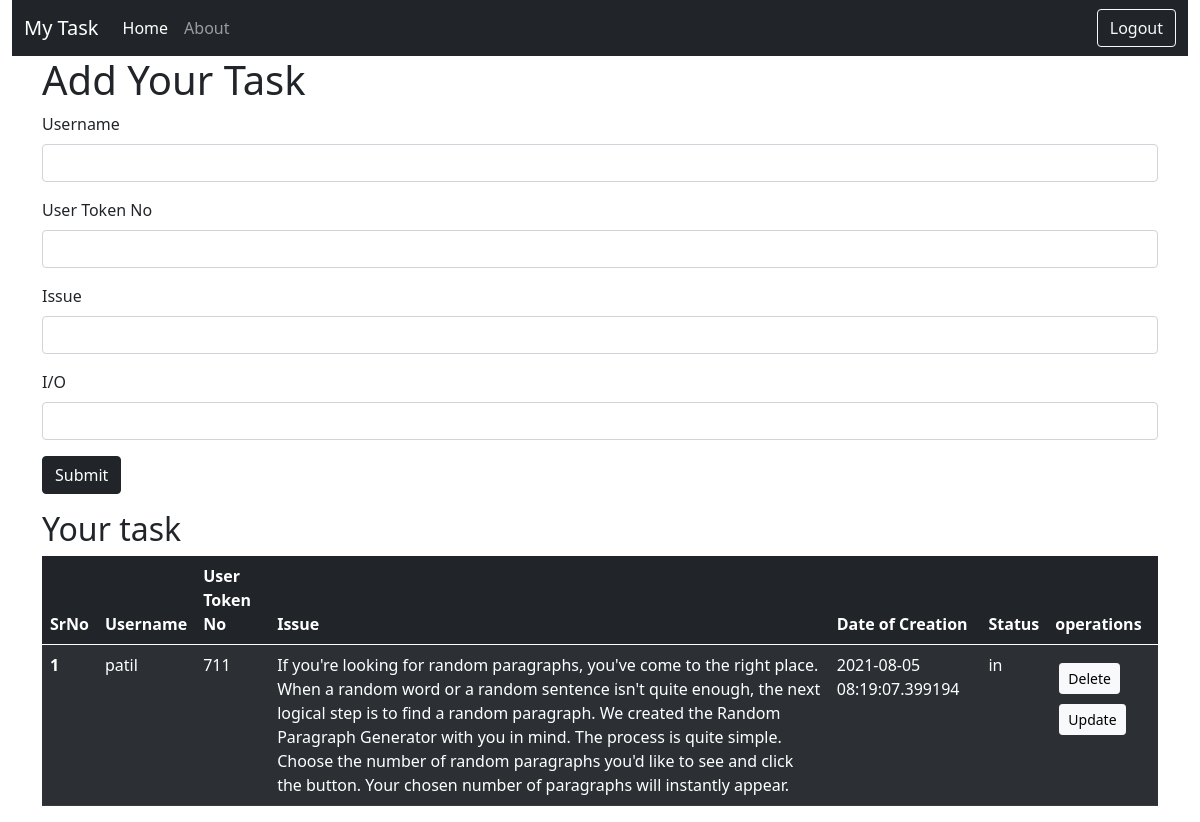
/render_name (signed in), run on the app's committed database.
### app.py (models this page shows, shortened)
class Todo(db.Model):
    sno = db.Column(db.Integer, primary_key=True)
    username = db.Column(db.String, nullable=False)
    user_t_no = db.Column(db.Integer, nullable=False)
    Issue = db.Column(db.String(500), nullable=False)
    date_created = db.Column(db.DateTime, default=datetime.utcnow)
    i_o = db.Column(db.String(10), nullable=False)

### app.py (the view, shortened to what this page needs)
@app.route('/render_name', methods=['GET', 'POST'])
def hello_home():
    if 'username' in session:
        allTodo = Todo.query.all()
        isAdmin = False
        if session['username'] == 'admin':
            isAdmin = True
        return render_template('index.html', allTodo=allTodo, isadmin=isAdmin)
    else:
        return redirect('/')

### templates/index.html (shortened to what this page needs)
      {%extends 'base.html' %}
      {% block body %}
    <div class="container">
      <h1>Add Your Task</h1>
        <form action="/render_name" method="POST">
            <div class="mb-3">
              <label for="desc" class="form-label">Username</label>
              <input type="text" class="form-control" name="user1" id="user1">
            </div>
            <div class="mb-3">
              <label for="desc" class="form-label">User Token No</label>
              <input type="number" class="form-control" name="to" id="to">
            </div>
            <div class="mb-3">
              <label for="desc" class="form-label">Issue</label>
              <input type="text" class="form-control" name="desc" id="desc">
            </div>
            <div class="mb-3">
              <label for="desc" class="form-label">I/O</label>
              <input type="text" class="form-control" name="i_o" id="i_o">
            </div>
            <button type="submit" class="btn btn-dark">Submit</button>
          </form>
    </div>
    </div>
      <div class="container my-3">
        <h2>Your task</h2>
              {% if allTodo|length==0 %}
              <div class="alert alert-dark" role="alert">
                No records
              </div>
              {% else %}
              <table class="table table-dark table-striped">
                <thead>
                  <tr>
                    <th scope="col">SrNo</th>
                    <th scope="col">Username</th>
                    <th scope="col">User Token No</th>
                    <th scope="col">Issue</th>
                    <th scope="col">Date of Creation</th>
                    <th scope="col">Status</th>
                    <th scope="col">operations</th>
                  </tr>
                </thead>
                <tbody>
                {% for todo in allTodo %}
                <tr>
                    <th scope="row">{{loop.index}}</th>
                    <td>{{todo.username}}</td>
                    <td>{{todo.user_t_no}}</td>
                    <td>{{todo.Issue}}</td>
                    <td>{{todo.date_created}}</td>
                    <td>{{todo.i_o}}</td>
                    <td>
                      {% if isadmin == True %}
                      <a href="/delete/{{todo.sno}}" type="button" class="btn btn-light btn-sm mx-1 btn-margin">Delete</button>
                      <a href="/update/{{todo.sno}}" type="button" class="btn btn-light btn-sm mx-1">Update</button>
                      {% endif %}
                    </td>
                  </tr>
                  {% endfor %}
            </tbody>
          </table>
          {% endif %}
      </div>
    {% endblock body %}

### templates/base.html (shortened to what this page needs)
<!doctype html>
<html lang="en">
  <head>
    <link href="https://cdn.jsdelivr.net/npm/bootstrap@5.0.0/dist/css/bootstrap.min.css" rel="stylesheet">
  </head>
  <body>
      <div class="container-fluid">
    <nav class="navbar navbar-expand-lg navbar-dark bg-dark">
        <div class="container-fluid">
          <a class="navbar-brand" href="/render_name">My Task </a>
          <div class="collapse navbar-collapse" id="navbarSupportedContent">
            <ul class="navbar-nav me-auto mb-2 mb-lg-0">
              <li class="nav-item">
                <a class="nav-link active" aria-current="page" href="#">Home</a>
              </li>
              <li class="nav-item">
                <a class="nav-link" href="#">About</a>
              </li>
            </ul>
            <form class="d-flex">
              <a href="/logout" class="btn btn-outline-light">Logout</a>
            </form>
          </div>
        </div>
      </nav>
      {% block body %}
      {% endblock body %}
    </body>
    </html>

### templates/base.html (style rules this page uses)
.btn-margin { margin: 10px; }

### data on the page
Todo: username "patil", user_t_no "711", Issue "If you're looking for random paragraphs, you've come to the right place. When a random word or a random sentence isn't quite enough, the next logical step is to find a random paragraph. We created the Random Paragraph Generator with you in mind. The process is quite simple. Choose the number of random paragraphs you'd like to see and click the button. Your chosen number of paragraphs will instantly appear.", date_created "2021-08-05 08:19:07.399194", i_o "in"
